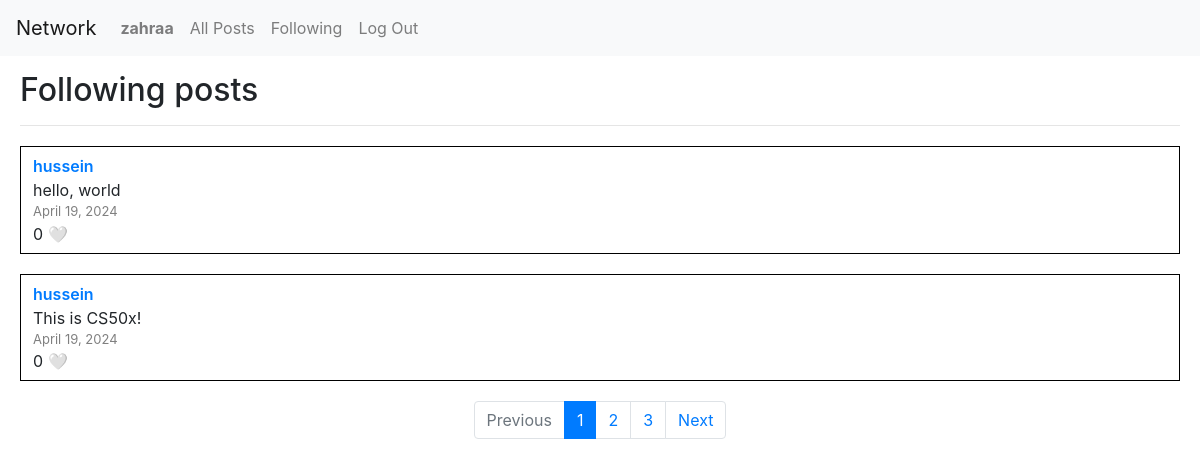
Page /following (signed in) on the earlier database version.
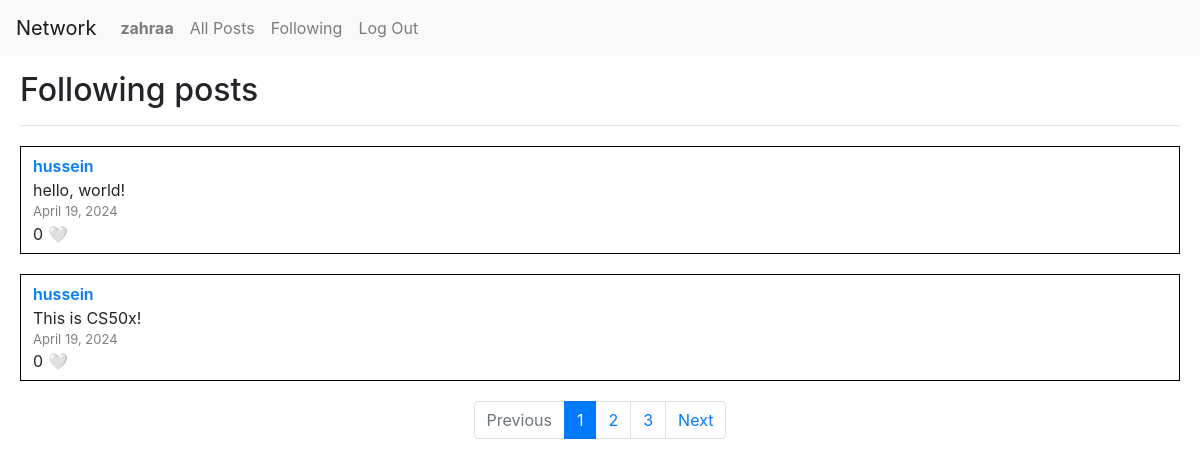
Same page on the later database version.
### network/models.py (models this page shows, shortened)
class Post(models.Model):
    poster = models.ForeignKey(User, related_name="posts", on_delete=models.CASCADE, null=False, blank=False)
    content = models.TextField(null=False, blank=False)
    date = models.DateField(auto_now_add=True, editable=False)

class User(AbstractUser):
    following = models.ManyToManyField('self', related_name='followers', symmetrical=False, null=True, blank=True)
    likes = models.ManyToManyField('Post', related_name='liked_by', blank=True)
    def __str__(self):
        return self.username

### network/views.py (the view)
# urls.py: path("following", views.following, name="following"),
@login_required(login_url='login')
def following(request, page_number=1):
    following_posts = Post.objects.filter(poster__in=request.user.following.all())
    p = Paginator(following_posts, posts_count_per_page)
    current_page = p.page(page_number)
    return render(request, "network/following.html", {
        "current_page": current_page,
        "pages": p,
    })

### network/templates/network/following.html
{% extends "network/layout.html" %}
{% block body %}
    <h2>Following posts</h2>
    <hr>
    {% for post in current_page %}
        <div class="post">
            <div class="poster">
                <a href="{% url 'profile' post.poster %}">{{ post.poster }}</a>
            </div>
            <div class="content">{{ post.content }}</div>
            <div class="date">{{ post.date }}</div>
            <div class="likes">
                <span>{{ post.liked_by.count }}</span>
                {% if post in user.likes.all %}
                    <a class="like-btn" data-id="{{ post.pk }}">❤️</a>
                {% else %}
                    <a class="like-btn" data-id="{{ post.pk }}">🤍</a>
                {% endif %}
            </div>
        </div>
    {% empty %}
        <div class="post">
            no posts
        </div>
    {% endfor %}
    <nav aria-label="Page navigation example">
        <ul class="pagination justify-content-center">
          {% if not current_page.has_previous %}
            <li class="page-item disabled">
                <a class="page-link" tabindex="-1" aria-disabled="true">Previous</a>
            </li>
          {% else %}
            <li class="page-item">
                <a class="page-link" href="{% url 'following' current_page.previous_page_number %}" tabindex="-1" aria-disabled="true">Previous</a>
            </li>
          {% endif %}
          {% for i in pages.page_range %}
            {% if current_page.number == i %}
                <li class="page-item active"><a class="page-link" href="{% url 'following' i %}">{{ i }}</a></li>
            {% else %}
                <li class="page-item"><a class="page-link" href="{% url 'following' i %}">{{ i }}</a></li>
            {% endif %}
          {% endfor %}
          {% if not current_page.has_next %}
            <li class="page-item disabled">
                <a class="page-link">Next</a>
            </li>
          {% else %}
            <li class="page-item">
                <a class="page-link" href="{% url 'following' current_page.next_page_number %}" >Next</a>
            </li>
          {% endif %}
        </ul>
    </nav>
{% endblock %}

Differences in the rows shown:
changed Post: content "hello, world" → "hello, world!"
